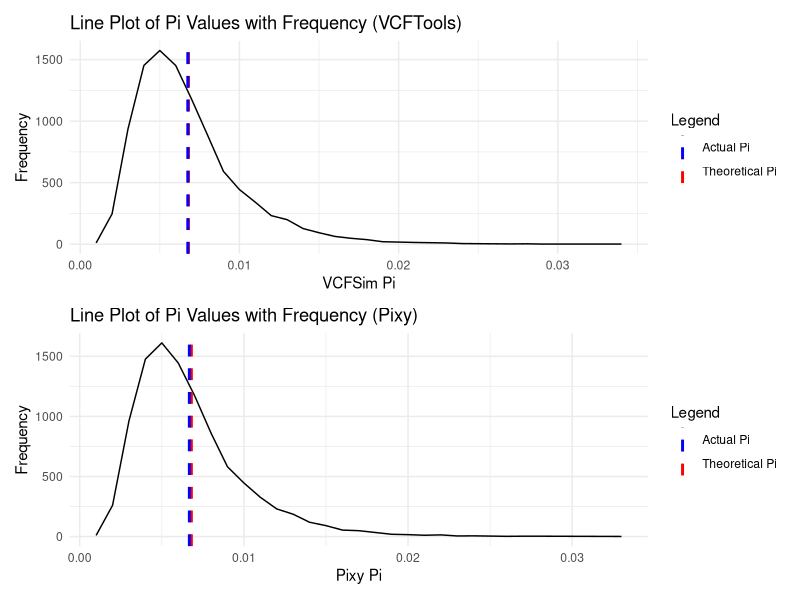

Source code (R):
library(ggplot2)
library(dplyr)
library(patchwork)

# Read the CSV files
pixy_df1 <- read.csv('Final_Plots/PixyVCFSim.txt', sep = '\t')
vcftools_df2 <- read.csv('Final_Plots/VCFToolsVCFSim.txt', sep = '\t')

pixy_df1$vcfsim_pi %>% t.test()

vcftools_df2$vcfsim_pi %>% t.test()

# Round the 'vcfsim_pi' column to 3 decimal places
pixy_df1 <- pixy_df1 %>% mutate(vcfsim_pi = round(vcfsim_pi, 3))
vcftools_df2 <- vcftools_df2 %>% mutate(vcfsim_pi = round(vcfsim_pi, 3))

# Group by 'vcfsim_pi' and count frequencies
pixy_frequencies <- pixy_df1 %>%
  group_by(vcfsim_pi) %>%
  summarise(count = n())

vcftools_frequencies <- vcftools_df2 %>%
  group_by(vcfsim_pi) %>%
  summarise(count = n())

# Plot for pixy_frequencies with legend for the lines (Figure 1B)
plot_b <- ggplot(pixy_frequencies, aes(x = vcfsim_pi, y = count)) +
  geom_line(color = "black") +
  geom_vline(aes(xintercept = 4 * 1700000 * 1e-9, color = "Theoretical Pi"), linetype = 'dashed', size = 1) +
  geom_vline(aes(xintercept = mean(pixy_df1$vcfsim_pi), color = "Actual Pi"), linetype = 'dashed', size = 1) +
  scale_color_manual(name = "Legend", values = c("Actual Pi" = "blue", "Theoretical Pi" = "red")) +
  labs(x = 'Pixy Pi', y = 'Frequency', title = 'Line Plot of Pi Values with Frequency (Pixy)') +
  theme_minimal()

# Plot for vcftools_frequencies with legend for the lines (Figure 1A)
plot_a <- ggplot(vcftools_frequencies, aes(x = vcfsim_pi, y = count)) +
  geom_line(color = "black") +
  geom_vline(aes(xintercept = 4 * 1700000 * 1e-9, color = "Theoretical Pi"), linetype = 'dashed', size = 1) +
  geom_vline(aes(xintercept = mean(vcftools_df2$vcfsim_pi), color = "Actual Pi"), linetype = 'dashed', size = 1) +
  scale_color_manual(name = "Legend", values = c("Actual Pi" = "blue", "Theoretical Pi" = "red")) +
  labs(x = 'VCFSim Pi', y = 'Frequency', title = 'Line Plot of Pi Values with Frequency (VCFTools)') +
  theme_minimal()

# Combine the plots using patchwork
combined_plot <- plot_a / plot_b

# Display the combined plot
print(combined_plot)
